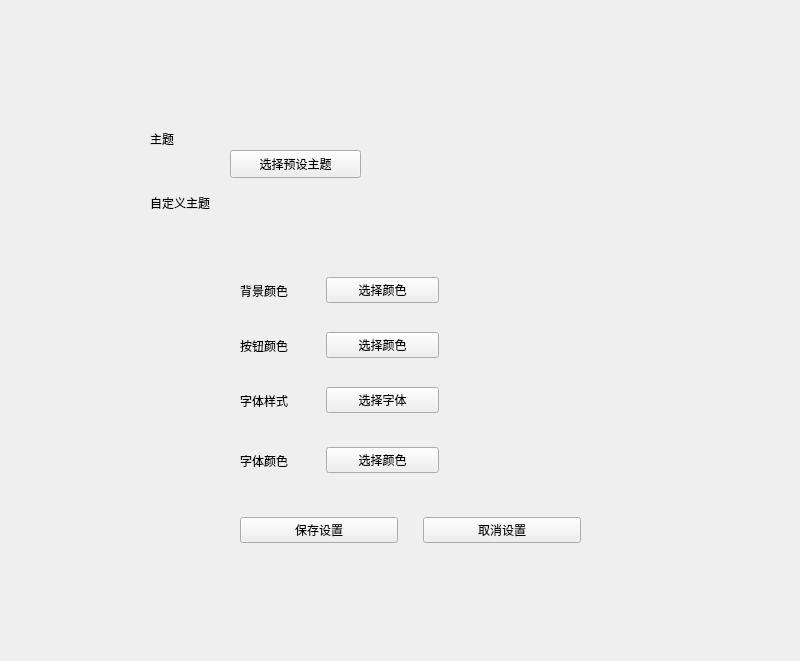
<?xml version="1.0" encoding="UTF-8"?>
<ui version="4.0">
 <class>Settings</class>
 <widget class="QWidget" name="Settings">
  <property name="geometry">
   <rect>
    <x>0</x>
    <y>0</y>
    <width>800</width>
    <height>661</height>
   </rect>
  </property>
  <property name="minimumSize">
   <size>
    <width>800</width>
    <height>661</height>
   </size>
  </property>
  <property name="maximumSize">
   <size>
    <width>800</width>
    <height>661</height>
   </size>
  </property>
  <property name="windowTitle">
   <string>Form</string>
  </property>
  <widget class="QWidget" name="verticalLayoutWidget">
   <property name="geometry">
    <rect>
     <x>150</x>
     <y>110</y>
     <width>101</width>
     <height>121</height>
    </rect>
   </property>
   <layout class="QVBoxLayout" name="verticalLayout">
    <item>
     <widget class="QLabel" name="label">
      <property name="text">
       <string>主题</string>
      </property>
     </widget>
    </item>
    <item>
     <widget class="QLabel" name="textsettings_lb">
      <property name="text">
       <string>自定义主题</string>
      </property>
     </widget>
    </item>
   </layout>
  </widget>
  <widget class="QWidget" name="horizontalLayoutWidget_2">
   <property name="geometry">
    <rect>
     <x>240</x>
     <y>320</y>
     <width>341</width>
     <height>51</height>
    </rect>
   </property>
   <layout class="QHBoxLayout" name="size_layout" stretch="1,2,2">
    <property name="spacing">
     <number>30</number>
    </property>
    <item>
     <widget class="QLabel" name="label_2">
      <property name="text">
       <string>按钮颜色</string>
      </property>
     </widget>
    </item>
    <item>
     <widget class="QPushButton" name="buttonCol_btn">
      <property name="text">
       <string>选择颜色</string>
      </property>
     </widget>
    </item>
    <item>
     <widget class="QLabel" name="label_3">
      <property name="text">
       <string/>
      </property>
     </widget>
    </item>
   </layout>
  </widget>
  <widget class="QWidget" name="horizontalLayoutWidget">
   <property name="geometry">
    <rect>
     <x>240</x>
     <y>370</y>
     <width>341</width>
     <height>61</height>
    </rect>
   </property>
   <layout class="QHBoxLayout" name="font_layout" stretch="1,2,2">
    <property name="spacing">
     <number>30</number>
    </property>
    <item>
     <widget class="QLabel" name="font_label">
      <property name="text">
       <string>字体样式</string>
      </property>
     </widget>
    </item>
    <item>
     <widget class="QPushButton" name="fontType_btn">
      <property name="text">
       <string>选择字体</string>
      </property>
     </widget>
    </item>
    <item>
     <widget class="QLabel" name="empty_2">
      <property name="text">
       <string/>
      </property>
     </widget>
    </item>
   </layout>
  </widget>
  <widget class="QWidget" name="horizontalLayoutWidget_3">
   <property name="geometry">
    <rect>
     <x>240</x>
     <y>500</y>
     <width>341</width>
     <height>61</height>
    </rect>
   </property>
   <layout class="QHBoxLayout" name="buttons_layout">
    <property name="spacing">
     <number>25</number>
    </property>
    <item>
     <widget class="QPushButton" name="save_btn">
      <property name="text">
       <string>保存设置</string>
      </property>
     </widget>
    </item>
    <item>
     <widget class="QPushButton" name="cancel_btn">
      <property name="text">
       <string>取消设置</string>
      </property>
     </widget>
    </item>
   </layout>
  </widget>
  <widget class="QWidget" name="horizontalLayoutWidget_4">
   <property name="geometry">
    <rect>
     <x>240</x>
     <y>430</y>
     <width>341</width>
     <height>61</height>
    </rect>
   </property>
   <layout class="QHBoxLayout" name="color_layout" stretch="1,2,2">
    <property name="spacing">
     <number>30</number>
    </property>
    <item>
     <widget class="QLabel" name="color_lb">
      <property name="text">
       <string>字体颜色</string>
      </property>
     </widget>
    </item>
    <item>
     <widget class="QPushButton" name="choosecol_btn">
      <property name="text">
       <string>选择颜色</string>
      </property>
     </widget>
    </item>
    <item>
     <widget class="QLabel" name="empty">
      <property name="text">
       <string/>
      </property>
     </widget>
    </item>
   </layout>
  </widget>
  <widget class="QPushButton" name="choosethemebtn">
   <property name="geometry">
    <rect>
     <x>230</x>
     <y>150</y>
     <width>131</width>
     <height>28</height>
    </rect>
   </property>
   <property name="text">
    <string>选择预设主题</string>
   </property>
  </widget>
  <widget class="QWidget" name="horizontalLayoutWidget_5">
   <property name="geometry">
    <rect>
     <x>240</x>
     <y>260</y>
     <width>341</width>
     <height>61</height>
    </rect>
   </property>
   <layout class="QHBoxLayout" name="horizontalLayout" stretch="1,2,2">
    <property name="spacing">
     <number>30</number>
    </property>
    <item>
     <widget class="QLabel" name="back_lb">
      <property name="text">
       <string>背景颜色</string>
      </property>
     </widget>
    </item>
    <item>
     <widget class="QPushButton" name="background_btn">
      <property name="text">
       <string>选择颜色</string>
      </property>
     </widget>
    </item>
    <item>
     <widget class="QLabel" name="empty_3">
      <property name="text">
       <string/>
      </property>
     </widget>
    </item>
   </layout>
  </widget>
 </widget>
 <resources/>
 <connections/>
 <slots>
  <slot>chooseTheme()</slot>
  <slot>chooseFontColor()</slot>
  <slot>toPeosonInfo()</slot>
  <slot>chooseFontSize()</slot>
  <slot>chooseFontType()</slot>
 </slots>
</ui>
